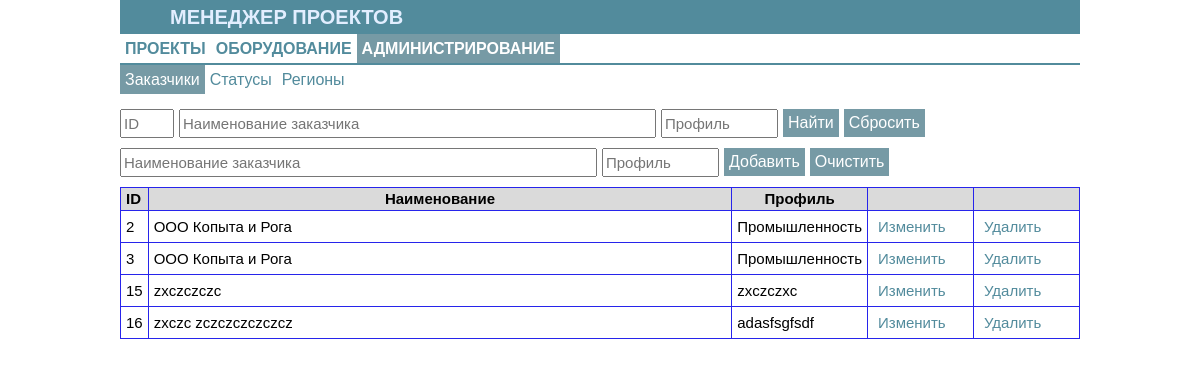
Page /customer_form on the earlier database version.
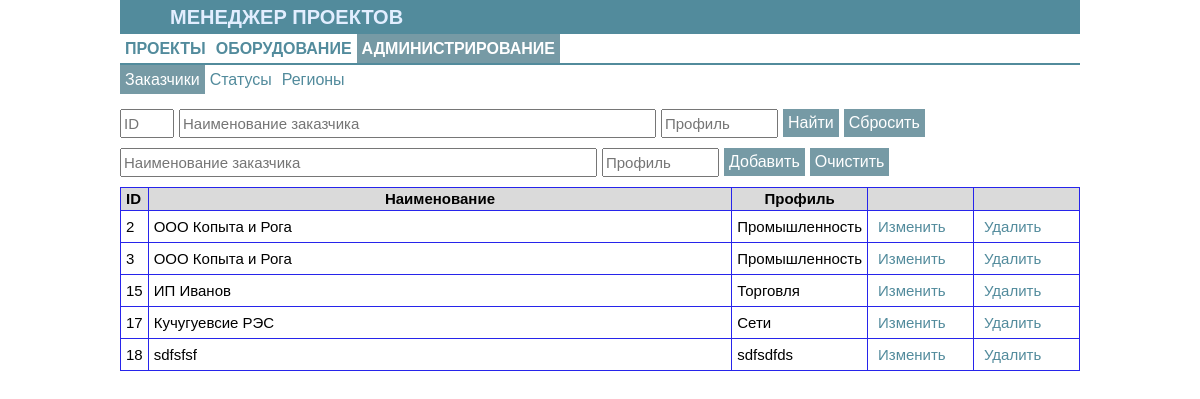
Same page on the later database version.
### tables this page shows
CREATE TABLE customer (
                            id_cust integer not null primary key autoincrement,
                            name_customer text not null COLLATE NOCASE,
                            profile text COLLATE NOCASE);

### app_equip.py (the view, shortened to what this page needs)
@app.route('/admin')
@app.route('/customer_form', methods=['GET','POST'])
def customer_form():
    dbs = db_sqlite.EquipDB()
    print(f"'button_upd': {request.form.get('button_upd')}, 'button_add': {request.form.get('button_add')}, 'del_cust': {request.form.get('del_cust')}")
    if request.form.get('button_add') and request.form.get('add_name_cust') and request.form.get('add_name_prof'):
        dbs.add_customer(request.form.get('add_name_cust'), request.form.get('add_name_prof'))
        print(f" 'add_name_cust': {request.form.get('add_name_cust')}, 'add_name_prof': {request.form.get('add_name_prof')}")
    if request.form.get('del_cust'):
        dbs.del_customer(request.form.get('del_cust'))
    s_id = request.form.get('search_id','')
    s_name_cust = request.form.get('search_name_cust','')
    s_prof_cust = request.form.get('search_name_prof','')
    result=dbs.get_customer(s_id, s_name_cust, s_prof_cust)
    return render_template('customer_form.html', the_title='Форма заказчиков', the_part1='adm', the_part2='customer', the_results=result, the_req=str(request.form))

### db_sqlite.py (called while the page is built)
def sqlite_lower(value_):
        return value_.lower()

    def get_customer(self, id_cust="", customer="", prof=""):
        with sqlite3.connect(self._database) as connection:
            connection.create_function("LOWER", 1, sqlite_lower)
            result = connection.execute("""select * from customer
                            where id_cust LIKE ? and LOWER(name_customer) LIKE ? and LOWER(profile) LIKE ?
                            order by id_cust""", (f'%{id_cust}%', f'%{customer.lower()}%', f'%{prof.lower()}%'))
        return result

### templates/customer_form.html (shortened to what this page needs)
{% extends 'base_adm.html' %}
{% block body %}
<form method='POST' name="find" action='/customer_form'>
    <div class="div_float">
        <input class='input_filtr' name='search_id' type='TEXT' value='' placeholder="ID" size="3">
    </div>
    <div class="div_float">
        <input class='input_filtr' name='search_name_cust' type='TEXT' value="" placeholder="Наименование заказчика" size="50">
    </div>
    <div class="div_float">
        <input class='input_filtr' name='search_name_prof' type='TEXT' value="" placeholder="Профиль" size="10">
    </div>
    <div class="div_float">
        <input class='form_button' name='bottom_find' value='Найти' type='SUBMIT'>
    </div>
    <div class="div_float">
        <input class='form_button' name='bottom_clear' value='Сбросить' type='SUBMIT'>
    </div>
</form>
<form method='POST' name="add" action='/customer_form'>
    <div class="div_float">
        <input class='input_filtr' name='add_name_cust' type='TEXT' value="" placeholder="Наименование заказчика" size="50">
    </div>
    <div class="div_float">
        <input class='input_filtr' name='add_name_prof' type='TEXT' value="" placeholder="Профиль" size="10">
    </div>
    <div class="div_float">
        <input class='form_button' name='button_add' value='Добавить' type='SUBMIT'>
    </div>
    <div class="div_float">
        <input class='form_button' value='Очистить' type='Reset'>
    </div>
</form>
<form method='POST' action='/customer_form'>
<table class="table">
<thead>
    <tr>
        <td width=10px>ID</td>
        <td align='center'>Наименование</td>
        <td width=50px align='center'>Профиль</td>
        <td width=95px> </td>
        <td width=95px> </td>
    </tr>
</thead>
<tbody>
    {% for i in the_results %}
        <tr>
            <td>{{i[0]}}</td>
            <td>{{i[1]}}</td>
            <td>{{i[2]}}</td>
            <td><button class="tb_button" name='upd_cust' value={{i[0]}} formaction='/upd_customer' type='SUBMIT'>Изменить</button></td>
            <td><button class="tb_button" name='del_cust' value={{i[0]}} type='SUBMIT'>Удалить</button></td>
        </tr>
    {% endfor %}
</tbody>
</table>
</form>
{% endblock %}

Differences in the rows shown:
removed customer: id_cust "16", name_customer "zxczc zczczczczczcz", profile "adasfsgfsdf"
changed customer id 15: name_customer "zxczczczc" → "ИП Иванов"; profile "zxczczxc" → "Торговля"
added customer: id_cust "17", name_customer "Кучугуевсие РЭС", profile "Сети"
added customer: id_cust "18", name_customer "sdfsfsf", profile "sdfsdfds"
